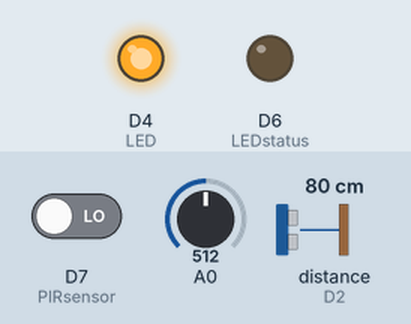
Recording of a sketch running on a simulated ESP8266 (NodeMCU). On the bench: output pins drawn as LEDs (lit = HIGH). The test bench sets the inputs (shaded band); at power-on: A0 = 512, D7 (PIRsensor) LOW, distance to the obstacle (sensor on D2) 80 cm. The echo pulse lasts 58.3 µs per cm; WiFi joins after 1.5 s; servers stay silent unless stated; pins used as bus, display or sensor lines are not drawn; what the sketch prints to the serial monitor is not drawn.

Above: at 6.2 s.
6.3 s: A0 set to 716
At 8.4 s:
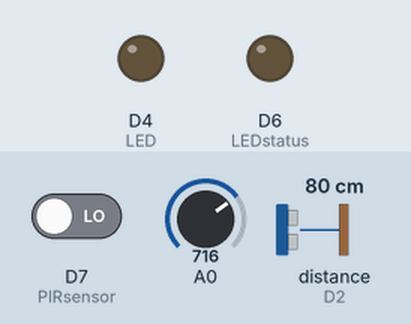
9.5 s: A0 set to 900
Timing chart, 0 to 21.5 s (numbered marks = the images above; inputs shaded):
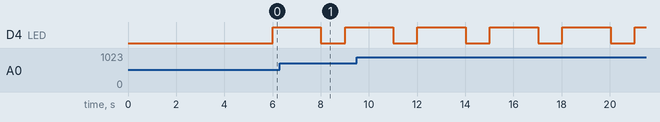

The sketch:

sensors.ino
```cpp
// include ESP8266 libraries
#include <ESP8266WiFi.h>
#include <ESP8266HTTPClient.h>
#include <ArduinoJson.h>
#define LED 2

int button = D1;    // D2(gpio4)
int buttonState = 0;

// for PIR Sensor
int LEDstatus = 12; // chosing pin for PIR sensor led
int PIRsensor = 13; // chhoosing pin for PIR sensor

// for IR sensor
int ledIR = 12; // choosing PIN for IR led
int inputIR = 13; // choosing input pin for IR sensor
int pinIR = 0; // variable for reading PIN status of IR sensor
int chipID = ESP.getChipId();

//ultrasonic sensors
const int TRIGPIN = 5; // D4 or 2  or  5 and D1
const int ECHOPIN = 4; // D3 or 0  or  4 and D2

void setup()
{
    // serial and WiFi connection
    Serial.begin(115200);
    WiFi.begin("Samsung Galaxy J3 Prime 6909", "prime6909");
    while (WiFi.status() != WL_CONNECTED)
    {
        delay(5000); // wait for the WiFI connection completion
        Serial.println("Waiting for connection");
    }
    if (WiFi.status() == WL_CONNECTED)
    {
        Serial.println("Connected");
    }

    // defining standalone blue LED as output
    pinMode(LED, OUTPUT);

    // PIRsensor declaration
    pinMode (PIRsensor, INPUT); // declaring PIR sensor as input
    pinMode (LEDstatus, OUTPUT); // declaring LED as output

    // IR sensor declaration
    pinMode (ledIR, OUTPUT); // declaring LED on IR sensor as output
    pinMode (inputIR, INPUT); // declaring IR sensor as input

    // ultrasonic sensor
    pinMode (TRIGPIN, OUTPUT); // setting trigger pin as an Output
    pinMode (ECHOPIN, INPUT); // setting echo pin as an Input
}

void loop()
{
    if (WiFi.status()== WL_CONNECTED) // check WiFi connection status
    {
        StaticJsonDocument<300> doc;   // declaring static JSON buffer
        JsonObject JSONencoder = doc.createNestedObject();

        // photoresistor sensor
        int sensorValue = analogRead(A0);  // read the input on analog pin 0
        Serial.println(sensorValue);

        /* Alternative serial monitor printing */
        if (sensorValue >200)
        {
            Serial.println ("Low light conditions" + sensorValue);
        }
        else if (sensorValue < 200)
        {
            // print out the value you read
            Serial.println ("Ambient/Bright light conditions"
                            + sensorValue);
        }

        if (sensorValue >200)
        {
            JSONencoder["lights"] = "off";
        }
        else if (sensorValue < 200)
        {
            JSONencoder["lights"] = "on";
        }

        // led blinking
        digitalWrite(LED, LOW);

        // turn the LED on (Note that LOW is the voltage level)
        Serial.println("LED on");
        delay(1000); // wait for a second
        digitalWrite(LED, HIGH);

        // turn the LED off by making the voltage HIGH
        Serial.println("LED off");
        delay(1000); // wait for two seconds

        // PIR sensor motion detection
        long state = digitalRead(PIRsensor);
        if (state == HIGH)
        {
            digitalWrite (LEDstatus, HIGH);
            Serial.println("Motion Detected!");

            // declare object of class HTTPClient
            HTTPClient http;

            // specify request destination
            http.begin("http://23.92.26.42/api/motion?id=" + chipID );

            // specify content-type header
            http.addHeader("Content-Type", "application/json");
            int httpCode = http.GET(); // send the request

            String payload = http.getString(); // get the response payload

            Serial.println("Code:");
            Serial.println(httpCode);   // print HTTP return code
            Serial.println("Payload:");
            Serial.println(payload);    // print request response payload

            http.end();  // close connection
            delay (1000);
        }

        else if (state == LOW)
        {
            digitalWrite (LEDstatus, LOW);
            Serial.println("Motion absent!");
            delay (1000);
        }

        // IR sensor
        // digital output High = Detected; Low = not detected
        pinIR = digitalRead(inputIR);
        if (pinIR == HIGH)
        {
            // check if input is HIGH
            digitalWrite(ledIR, LOW); // turn off LED
        }
        else
        {
            digitalWrite(ledIR, LOW); // turn on LED
        }

        // ultrasonic sensor
        // clears the TRIGPIN
        digitalWrite(TRIGPIN, LOW);
        delayMicroseconds(2);

        // sets TRIGPIN HIGH for 10 micro seconds
        digitalWrite (TRIGPIN, HIGH);
        delayMicroseconds(10);
        digitalWrite(TRIGPIN, LOW);

        // reads the ECHOPIN,
        // returns the sound travel time in microseconds
        long duration = pulseIn(ECHOPIN, HIGH);

        // calculating distance
        int distance = duration*0.034/2;

        // print distance in serial monitor
        Serial.print("Distance:");
        Serial.println(distance);
        Serial.println( "cm");
    }
    else if (WiFi.status()!= WL_CONNECTED)
    {
        Serial.println("Error in WiFi connection");
    }
}
```

Measured:
- by itself, D4 (LED): alternates HIGH for 2.0 s and LOW for 1.0 s
